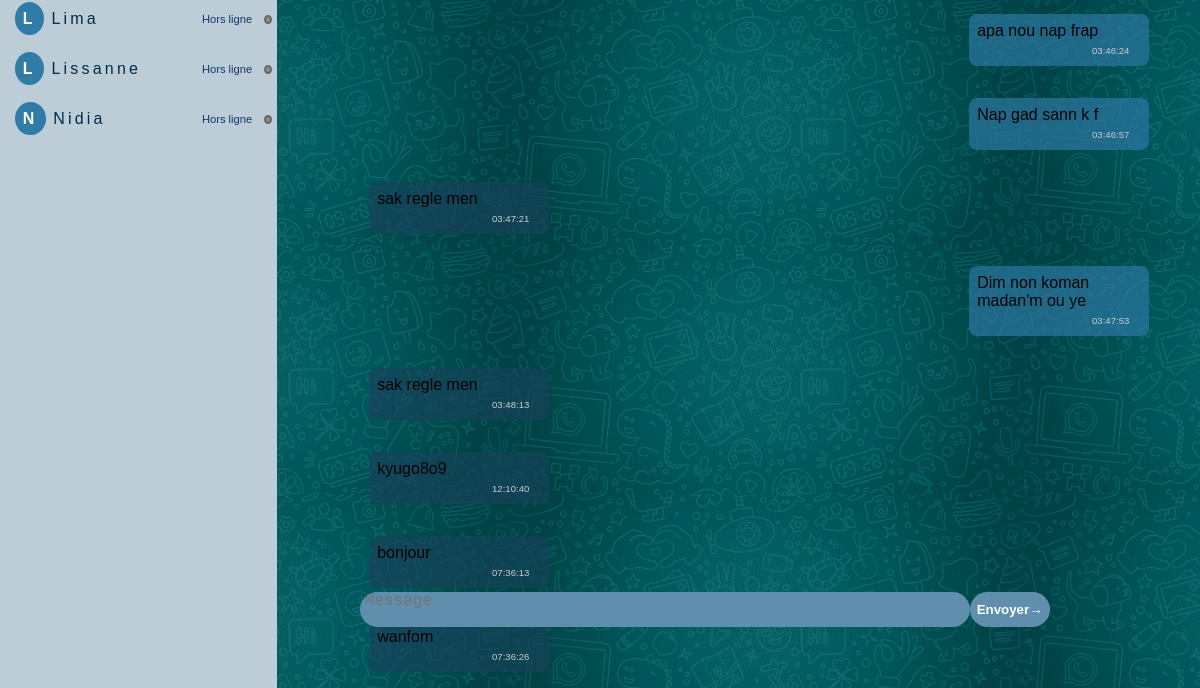
Page /pages/chat.php (signed in, lower part) on the earlier database version.
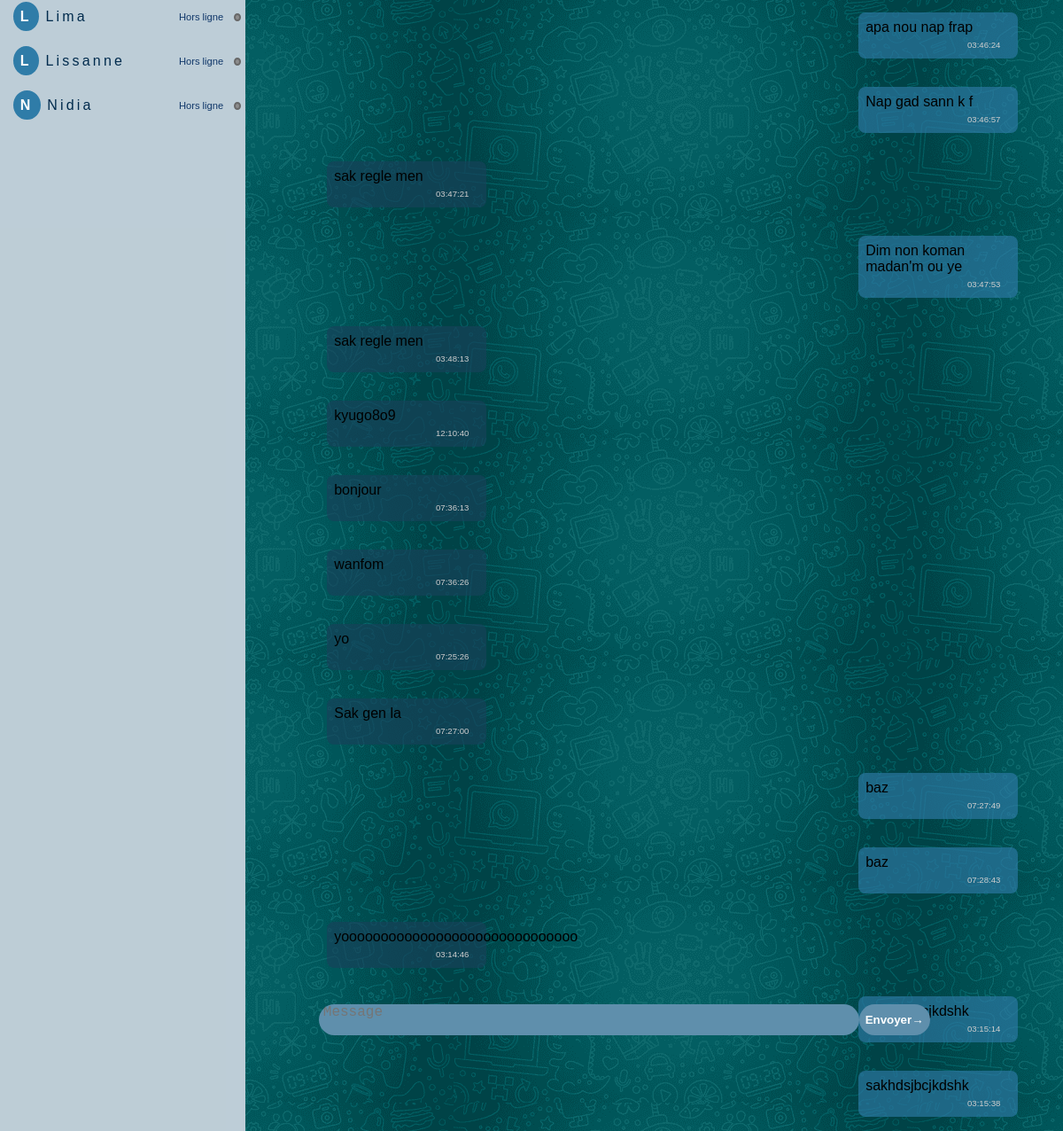
Same page on the later database version.
### tables this page shows
CREATE TABLE `utilisateurs` (
  `id_utilisateur` int(11) NOT NULL,
  `pseudo` varchar(255) NOT NULL,
  `statut` tinyint(1) NOT NULL,
  `password` varchar(255) NOT NULL
);

CREATE TABLE `message` (
  `id` int(11) NOT NULL,
  `id_utilisateurs` int(11) NOT NULL,
  `message` text NOT NULL,
  `dateDenvoi` date NOT NULL,
  `heureDenvoi` time NOT NULL
);

### autoLoad/autoLoader.php (called while the page is built, shortened)
<?php
    function myAutoloader($className){
        $paths = [
            "./classes/",
            "../classes/",
            "../../classes/"
        ];
        $dirs = [
            'db/',
            'clients/',
            'locations/',
            'mini-chat/',
            'utilisateurs/',
            'voiture/'
        ];
        $extension = '.class.php';
        foreach ($paths as $path) {
            foreach ($dirs as $dir) {
                $fullpath = $path . $dir . $className . $extension;
            }
        }
    }
?>

### classes/db/Connection.class.php (called while the page is built, shortened)
<?php
class Connection
{
    private $host = NULL;
    private $dbname = NULL;
    private $userName = NULL;
    private $password = NULL;
    function __construct()
    {
        $this->host = 'localhost';
        $this->dbname = 'smithrentacar';
        $this->userName = 'root';
        $this->host = '';
    }
    function getConnection(){
        $dsn = ("mysql:host=".$this->host . ";dbname=" .$this->dbname . ";charset=utf8");
        try {
            $this->pdo = new PDO($dsn, $this->userName, $this->password);
            $this->pdo->setAttribute(PDO::ATTR_ERRMODE, PDO::ERRMODE_EXCEPTION);
            $this->pdo->setAttribute(PDO::ATTR_DEFAULT_FETCH_MODE, PDO::FETCH_OBJ);
            return $this->pdo;
        } catch (PDOException $e) {
            die('Error : ' . $e->getMessage());
        }
    }
}

### classes/utilisateurs/ModelUtilisateurs.class.php (called while the page is built, shortened)
<?php
class ModelUtilisateurs extends Connection
{
    protected function getAllUtilisateurs()
    {
        $sql = "SELECT id_utilisateur, pseudo, statut FROM utilisateurs";
        $stm = $this->getConnection()->prepare($sql);
        $stm->execute();
        return $stm->fetchAll();
    }
}

### classes/utilisateurs/VueUtilisateurs.class.php (called while the page is built, shortened)
<?php
    class VueUtilisateurs extends ModelUtilisateurs{
        public function getAllUtilisateur(){
            return $this->getAllUtilisateurs();
        }
    }
?>

### classes/mini-chat/ModelMiniChat.class.php (called while the page is built, shortened)
<?php
class ModelMiniChat extends Connection
{
    protected function getAlleMessage()
    {
        $sql = "SELECT  `message`.`id_utilisateurs`, `utilisateurs`.`pseudo`, `message`.`message`, `message`.   `dateDenvoi`, `message`.`heureDenvoi`
        FROM `message`
            INNER JOIN `utilisateurs`
            ON `utilisateurs`.`id_utilisateur` = `message`.`id_utilisateurs`
        ORDER BY `message`.`dateDenvoi`, `message`.`heureDenvoi` ASC; ";
        $stm = $this->getConnection()->prepare($sql);
        $stm->execute([]);
        return $stm->fetchAll();
    }
}

### classes/mini-chat/VueMiniChat.class.php (called while the page is built, shortened)
<?php
    class VueMiniChat extends ModelMiniChat{
        public function alleMessage(){
            return $this->getAlleMessage();
        }
    }
?>

### pages/chat.php (the view, shortened to what this page needs)
<?php
include('../autoLoad/autoLoader.php');
$vueUtilisateur = new VueUtilisateurs();
$vueChat = new VueMiniChat();
$users = $vueUtilisateur->getAllUtilisateur();
?>
<!DOCTYPE html>
<html lang="en">
<head>
    <link rel="stylesheet" href="../assets/css/style.css">
</head>
<body>
    <div class="chat">
        <div class="utilisateur">
            <?php
            foreach ($users as $user) {
                if ($user->id_utilisateur != $_SESSION['utilisateurs']->id_utilisateur) {
                    if ($user->statut == 1) {
            ?>
                        <div class="user-online">
                            <p class="user"><strong class="strong"><?= $user->pseudo[0] ?></strong> <?= $user->pseudo ?></p>
                            <small class="enLigne">En ligne</small>
                            <div id="online"></div>
                        </div>
                    <?php
                    } else {
                    ?>
                        <div class="user-online">
                            <p class="user"><strong class="strong"><?= $user->pseudo[0] ?></strong> <?= $user->pseudo ?></p>
                            <small class="enLigne">Hors ligne</small>
                            <div id="Horsligne"></div>
                        </div>
            <?php
                    }
                }
            }
            ?>
        </div>
        <div class="globalmessage">
            <div class="message">
                <?php
                $allMessages = $vueChat->alleMessage();
                foreach ($allMessages as $message) {
                    if ($message->id_utilisateurs == $_SESSION['utilisateurs']->id_utilisateur) {
                ?>
                        <p class="curent"><?= $message->message ?> <small id="time"><?= $message->heureDenvoi ?></small></p>
                    <?php
                    } else {
                    ?>
                        <p class="auther"><?= $message->message ?><br><small id="time"><?= $message->heureDenvoi ?></small></p>
                <?php
                    }
                }
                ?>
            </div>
        </div>
        <div class="inputMessage">
            <form action="./chat.php" method="POST">
            <textarea class="msg" type="ar" name="message" placeholder="Message" id="" cols="30" rows="20"></textarea>
                <input class="btnSend" type="submit" value="Envoyer&rarr;" name="send">
            </form>
        </div>
    </div>
</body>
</html>

### assets/css/style.css (style rules this page uses)
body { margin: 0; padding: 0; font-family: 'poppins', sans-serif; top: 50; height: 100vh; box-sizing: border-box; }
.strong { background: rgb(47, 124, 168); padding: .5rem; width: 50px; height: 50px; border-radius: 50%; color: white; }
.utilisateur { overflow: auto; height: 100vh; background: rgba(95, 143, 172, 0.329); min-height: 100vh; width: 30vw; }
.inputMessage { display: flex; justify-content: center; align-items: center; position: absolute; top: 92%; left: 30%; }
#Horsligne { background: #8d8d8d; border-radius: 50%; width: 5px; height: 5px; border: 2px solid #686868; }
.msg { height: 35px; width: 600px; border: none; outline: none; background: rgb(95, 143, 172); color: rgb(255, 255, 255); font-size: 1rem; font-weight: 500; border-radius: 1.5rem; padding: 0rem .3rem 0rem; }
.utilisateur p { margin-left: 10px; width: 90%; color: rgb(1, 43, 77); font-weight: 500; letter-spacing: .2rem; }
.message { flex: 1; display: flex; flex-direction: column; background-image: url('../img/bg2.png'); background-attachment: fixed; height: 100vh; overflow: hidden auto; }
.curent { margin-left: 75%; width: 15vw; background: rgba(47, 124, 168, 0.644); border-radius: .5rem; padding: .5rem; box-sizing: border-box; }
.auther { margin-left: 10%; width: 15vw; background: rgba(24, 66, 90, 0.644); border-radius: .5rem; padding: .5rem; box-sizing: border-box; }
#time { color: rgb(206, 206, 206); font-size: .6rem; margin-left: 70%; }
.chat { display: flex; }
.user-online { padding: 0rem .3rem 0rem; display: flex; align-items: center; }
.enLigne { width: 30%; font-size: .7rem; color: rgb(16, 55, 105); letter-spacing: normal; left: 5rem; }
.globalmessage { display: flex; height: 100vh; width: 100vw; }
.btnSend { color: rgb(255, 255, 255); font-weight: 700; background: rgb(95, 143, 172); border: none; border-radius: 5rem; height: 35px; width: 80px; position: absolute; }
textarea { resize: none; }
body { background: rgb(235, 235, 235); }

Differences in the rows shown:
added message: message "yo", heureDenvoi "07:25:26"
added message: message "Sak gen la", heureDenvoi "07:27:00"
added message: message "baz", heureDenvoi "07:27:49"
added message: message "baz", heureDenvoi "07:28:43"
added message: message "yoooooooooooooooooooooooooooooo", heureDenvoi "03:14:46"
added message: heureDenvoi "03:15:14"
added message: message "sakhdsjbcjkdshk", heureDenvoi "03:15:38"
